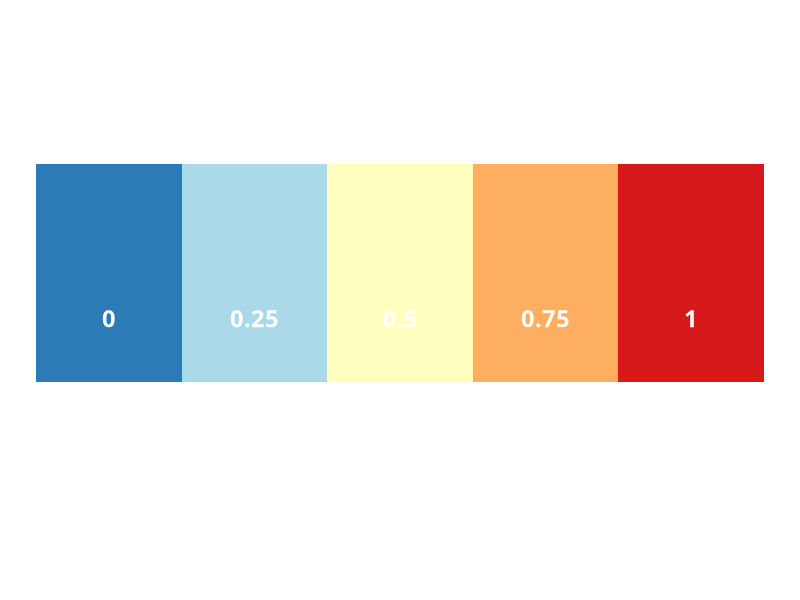

Reproduce this figure in R.
## ---- chunk 1
library(tidyverse)
## ---- chunk 2
rasCols <- c("#2c7bb6", "#abd9e9", "#ffffbf", "#fdae61", "#d7191c")

legend_df <- tibble(pos = c(0, 1, 2, 3, 4),
                    suitability = c("0","0.25","0.5","0.75","1"))

legend <- ggplot(data = legend_df) + 
  
  # add equal height/width rectangles to the plot, using the pos column to designate each position on the x axis. Each rectangle is filled with a color based on the continent ----
  geom_rect(aes(xmin = pos, xmax = pos + 1, 
                ymin = 0.35, ymax = 0.75, fill = suitability), size = 6) + 
  
  # Add continent labels in the center bottom of each rectangle in oswald, white, size 6, bold text ----
  geom_text(aes(x = pos + 0.5, y = 0.45, label = suitability), 
            family = "oswald", color = "white", size = 6, 
            hjust = 0.5, vjust = 0, fontface = "bold") + 
  
  # manually set the color scale for the rectangles to the reverse of the previously defined color palette ----
  scale_fill_manual(values = rasCols) +
  
  # set the limits of the y axis to be continuous from 0 to 1. set the limits of the x axis to be continuous from 0 to 9  ----
  scale_y_continuous(limits = c(0,1)) + 
  scale_x_continuous(limits = c(0,5)) + 
  
  # remove any and all legends ----
  guides(color = "none", fill = "none") + 
  
  # add the theme "void" to remove axis labels, lines, tickmarks, and grid lines ----
  theme_void() 

